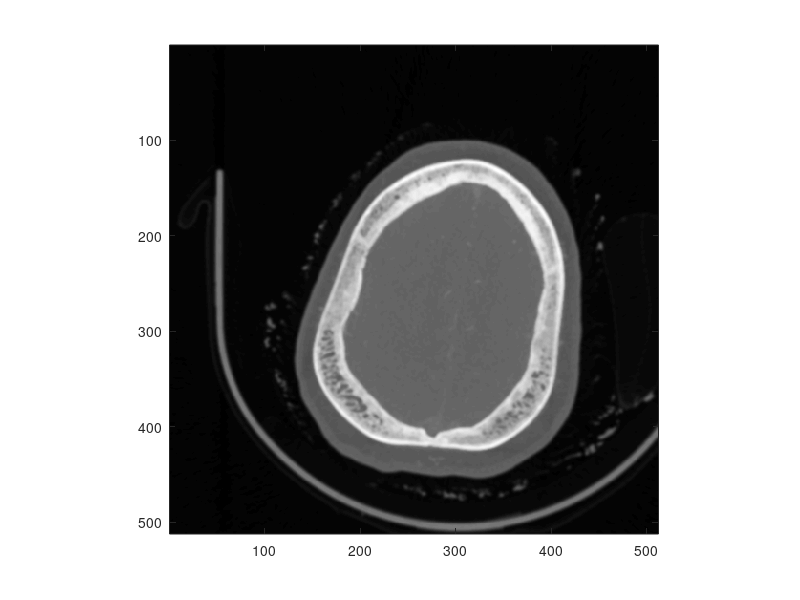
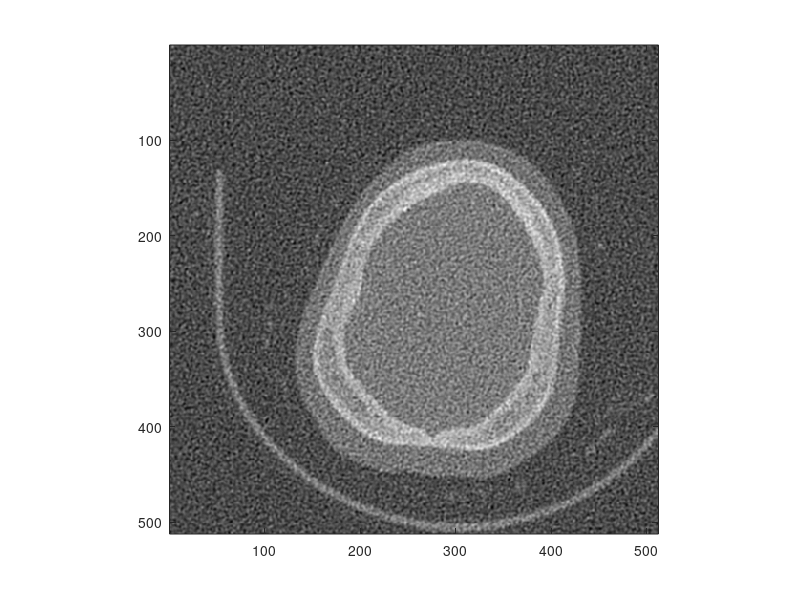

Write the MATLAB code that produced these figures, in order. (Note: this script raises an error after producing the figures.)
load('nld_CT30.mat');
img_n=(data1);
%img=double(dicomread('47530905'));
img=data;
k=wiener2(img_n,[3 3]);
%k=medfilt2(img_n,[3 3]);
%k=fft2(img_n);

        figure();
        colormap('gray');
        imagesc(img); %title("high dose");
        axis image;




        figure();
        colormap('gray');
        imagesc(img_n); %title("Noisy");
        axis image;



        [peaksnr1, snr] = psnr(img_n, img);
        [ssimval1, ssimmap] = ssim(img_n,img);
        
        [peaksnr2, snr] = psnr(k, img);
        [ssimval2, ssimmap] = ssim(k,img);
        mse=immse(k, img);
        rmse=sqrt(mse);

        peaksnr1
        peaksnr2
        rmse

        ssimval1
        ssimval2
        
        figure();
        colormap('gray');
        imagesc(k); %title("denoised");
        axis image;
        
  %%
function out = img_norm(in)
    a = double(in(:));
    a= (a-min(a))./(max(a)-min(a));
    out = reshape(a,size(in));
end



